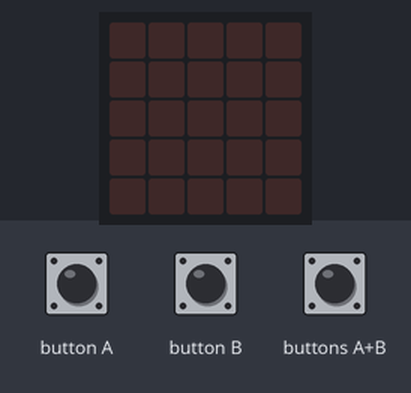
The program below on a simulated BBC micro:bit (MakeCode). On the bench: the board's 5×5 LED display. The inputs (shaded band) are chosen by the test bench. Random numbers come from a fixed seed.

Above: at 1.2 s.
1.3 s: button B pressed for 0.15 s
At 1.9 s:
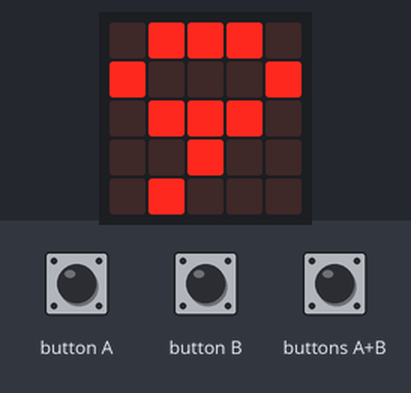
4.4 s: buttons A+B pressed for 0.15 s
At 5.4 s:
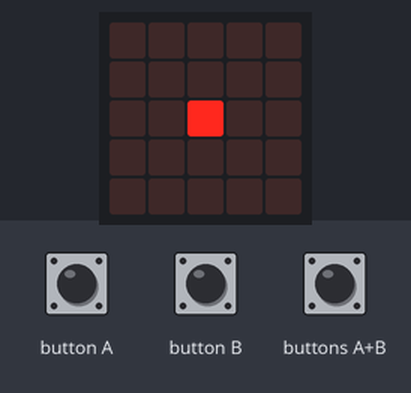
7.5 s: button A pressed for 0.15 s
At 8.8 s:
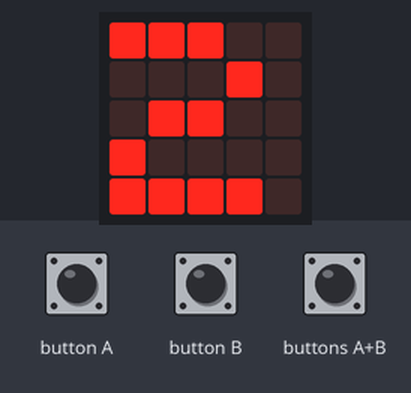
9.1 s: button B pressed for 0.15 s
At 10.6 s:
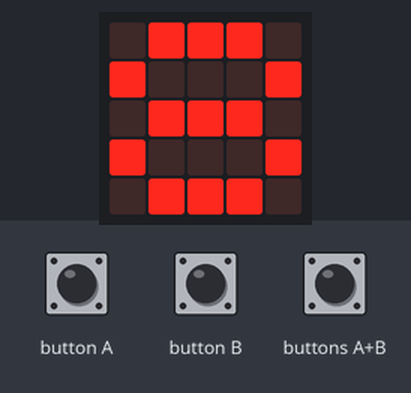
12.2 s: buttons A+B pressed for 1 s
At 14.35 s:
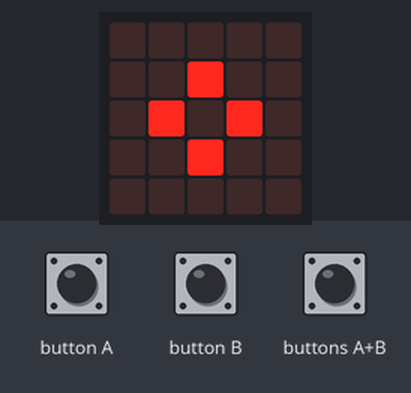
Timing chart, 0 to 15.8 s (numbered marks = the images above; inputs shaded):
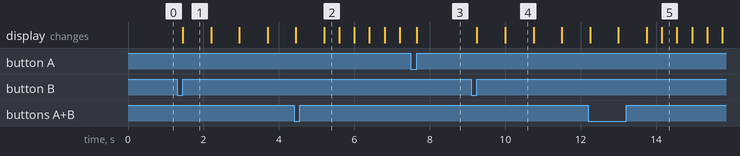

The program:

main.ts
```typescript
let count = 0
input.onButtonPressed(Button.A, function () {
    basic.showNumber(randint(1, 6))
})
input.onButtonPressed(Button.AB, function () {
    count = 0
})
input.onButtonPressed(Button.B, function () {
    count = 9
    basic.showNumber(count)
    while (count > 0) {
        count += -1
        basic.showNumber(count)
    }
    basic.showLeds(`
        . . . . .
        . . . . .
        . . # . .
        . . . . .
        . . . . .
        `)
    basic.showLeds(`
        . . . . .
        . . # . .
        . # . # .
        . . # . .
        . . . . .
        `)
    basic.showLeds(`
        . . # . .
        . # . # .
        # . . . #
        . # . # .
        . . # . .
        `)
    basic.showLeds(`
        . # . # .
        # . . . #
        . . . . .
        # . . . #
        . # . # .
        `)
    basic.showLeds(`
        # . . . #
        . . . . .
        . . . . .
        . . . . .
        # . . . #
        `)
    basic.showLeds(`
        . . . . .
        . . . . .
        . . . . .
        . . . . .
        . . . . .
        `)
})
```

test.ts
```typescript
// 在這裡測試；當此封包作為擴充功能時，將不會編譯此內容。
```

Measured:
- after the input at 1.3 s, the display: changes after 0.15 s (image 1)
- after the input at 7.5 s, the display: changes after 0.15 s (image 3)
- after the input at 9.1 s, the display: first changes after 0.15 s (image 4 shows a later state)
- what the display in image 1 shows lasts 0.7 s, from 1.5 s to 2.2 s
- what the display in image 2 shows lasts 0.4 s, from 5.2 s to 5.6 s
